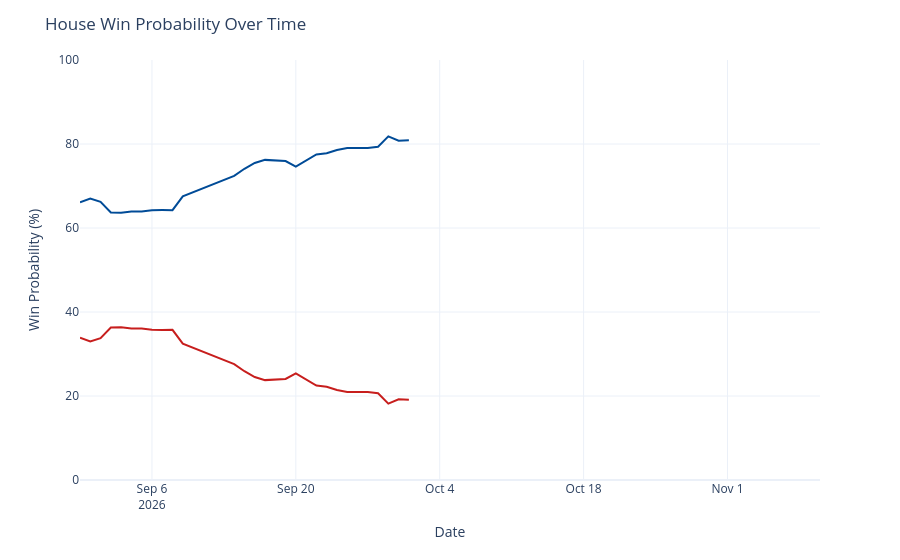

The cell this chart's notebook holds for it:
### Code cell
chance_over_time = output_ts[(output_ts['geo'] == 'US House') &
                             (output_ts['type'] == 'chance')]
chance_over_time['rep_chance'] = chance_over_time['y'].map(lambda x: 100 - x)
chance_over_time = chance_over_time.rename({'y': 'Democrats', 'rep_chance': 'Republicans'}, axis=1)
chance_time_ser = px.line(chance_over_time, x='date', y=['Democrats', 'Republicans'], template='plotly_white',
                         color_discrete_map={'Democrats': '#004b97', 'Republicans': '#c71e1d'},)
chance_time_ser.update_traces(hovertemplate="%{y:.1f}%")
chance_time_ser.update_layout(
    xaxis=dict(range=[pd.to_datetime('2026-08-30'), pd.to_datetime('2026-11-10')]),
    yaxis=dict(range=[0, 100]),
    xaxis_title='Date',
    yaxis_title='Win Probability (%)',
    title=dict(text="House Win Probability Over Time"),
    hovermode="x",
    showlegend=False
)
chance_time_ser

### Figure 1 — Plotly figure (JSON) as saved in the notebook; plotly's stock layout.template omitted (floating-point values rounded to 4 significant figures)
{"data": [{"hovertemplate": "%{y:.1f}%", "legendgroup": "Democrats", "line": {"color": "#004b97", "dash": "solid"}, "marker": {"symbol": "circle"}, "mode": "lines", "name": "Democrats", "orientation": "v", "showlegend": true, "type": "scatter", "x": ["2026-08-30", "2026-08-31", "2026-09-01", "2026-09-02", "2026-09-03", "2026-09-04", "2026-09-05", "2026-09-06", "2026-09-07", "2026-09-08", "2026-09-09", "2026-09-14", "2026-09-15", "2026-09-16", "2026-09-17", "2026-09-18", "2026-09-19", "2026-09-20", "2026-09-21", "2026-09-22", "2026-09-23", "2026-09-24", "2026-09-25", "2026-09-26", "2026-09-27", "2026-09-28", "2026-09-29", "2026-09-30", "2026-10-01"], "xaxis": "x", "y": [66.12, 67.02, 66.25, 63.69, 63.65, 63.91, 63.91, 64.23, 64.27, 64.25, 67.54, 72.39, 74.1, 75.49, 76.22, 76.08, 75.94, 74.59, 76.12, 77.51, 77.78, 78.58, 79.05, 79.05, 79.05, 79.34, 81.82, 80.78, 80.9], "yaxis": "y"}, {"hovertemplate": "%{y:.1f}%", "legendgroup": "Republicans", "line": {"color": "#c71e1d", "dash": "solid"}, "marker": {"symbol": "circle"}, "mode": "lines", "name": "Republicans", "orientation": "v", "showlegend": true, "type": "scatter", "x": ["2026-08-30", "2026-08-31", "2026-09-01", "2026-09-02", "2026-09-03", "2026-09-04", "2026-09-05", "2026-09-06", "2026-09-07", "2026-09-08", "2026-09-09", "2026-09-14", "2026-09-15", "2026-09-16", "2026-09-17", "2026-09-18", "2026-09-19", "2026-09-20", "2026-09-21", "2026-09-22", "2026-09-23", "2026-09-24", "2026-09-25", "2026-09-26", "2026-09-27", "2026-09-28", "2026-09-29", "2026-09-30", "2026-10-01"], "xaxis": "x", "y": [33.88, 32.98, 33.75, 36.31, 36.35, 36.09, 36.09, 35.77, 35.73, 35.75, 32.46, 27.61, 25.9, 24.51, 23.78, 23.92, 24.06, 25.41, 23.88, 22.49, 22.22, 21.42, 20.95, 20.95, 20.95, 20.66, 18.18, 19.22, 19.1], "yaxis": "y"}], "layout": {"hovermode": "x", "legend": {"title": {"text": "variable"}, "tracegroupgap": 0}, "margin": {"t": 60}, "showlegend": false, "title": {"text": "House Win Probability Over Time"}, "xaxis": {"anchor": "y", "domain": [0, 1], "range": ["2026-08-30T00:00:00", "2026-11-10T00:00:00"], "title": {"text": "Date"}}, "yaxis": {"anchor": "x", "domain": [0, 1], "range": [0, 100], "title": {"text": "Win Probability (%)"}}}}
